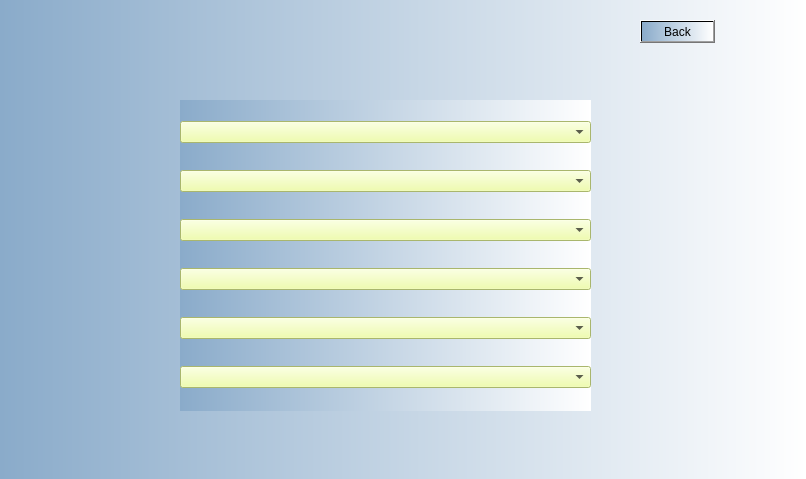
<?xml version="1.0" encoding="UTF-8"?>
<ui version="4.0">
 <class>dsone</class>
 <widget class="QDialog" name="dsone">
  <property name="geometry">
   <rect>
    <x>0</x>
    <y>0</y>
    <width>806</width>
    <height>479</height>
   </rect>
  </property>
  <property name="windowTitle">
   <string>Dialog</string>
  </property>
  <property name="styleSheet">
   <string notr="true">background-color: qlineargradient(spread:pad, x1:0, y1:0, x2:1, y2:0, stop:0 rgba(138, 171, 202, 255), stop:1 rgba(255, 255, 255, 255));</string>
  </property>
  <widget class="QWidget" name="verticalLayoutWidget">
   <property name="geometry">
    <rect>
     <x>180</x>
     <y>100</y>
     <width>411</width>
     <height>311</height>
    </rect>
   </property>
   <layout class="QVBoxLayout" name="verticalLayout_2">
    <item>
     <widget class="QComboBox" name="comboBox_Array">
      <property name="styleSheet">
       <string notr="true">background-color: rgb(237, 255, 153);</string>
      </property>
     </widget>
    </item>
    <item>
     <widget class="QComboBox" name="comboBox_List">
      <property name="styleSheet">
       <string notr="true">background-color: rgb(237, 255, 153);</string>
      </property>
     </widget>
    </item>
    <item>
     <widget class="QComboBox" name="comboBox_Stack">
      <property name="styleSheet">
       <string notr="true">background-color: rgb(237, 255, 153);</string>
      </property>
     </widget>
    </item>
    <item>
     <widget class="QComboBox" name="comboBox_Queue">
      <property name="styleSheet">
       <string notr="true">background-color: rgb(237, 255, 153);</string>
      </property>
     </widget>
    </item>
    <item>
     <widget class="QComboBox" name="comboBox_BST">
      <property name="styleSheet">
       <string notr="true">background-color: rgb(237, 255, 153);</string>
      </property>
     </widget>
    </item>
    <item>
     <widget class="QComboBox" name="comboBox_Graph">
      <property name="styleSheet">
       <string notr="true">background-color: rgb(237, 255, 153);</string>
      </property>
     </widget>
    </item>
   </layout>
  </widget>
  <widget class="QPushButton" name="pushButton">
   <property name="geometry">
    <rect>
     <x>640</x>
     <y>20</y>
     <width>75</width>
     <height>23</height>
    </rect>
   </property>
   <property name="text">
    <string>Back</string>
   </property>
  </widget>
 </widget>
 <resources/>
 <connections/>
</ui>
